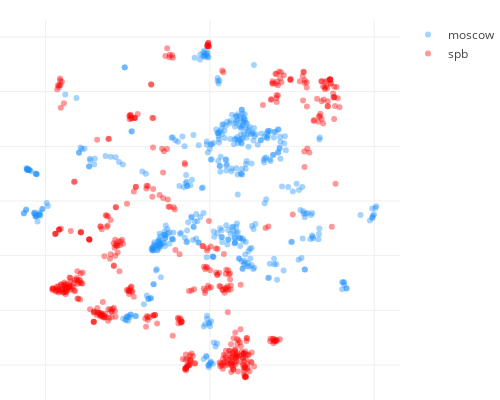

The code cell stored with this chart in its notebook:
### Code cell
cn = Counter()
for loc in list(data1.keys()):
    for photo in data1[loc]:
        for category, val in data1[loc][photo]['categories'].items():
            cn[category] += float(val)
            
all_tags = list(cn.keys())

all_tags.remove("beauty_salon")
all_tags.remove("dressing_room")

####

scenes_fn = "/Users/pavel/Sources/python/concepts/insta/cv_sandbox/photo_tagger/scenes_{}.json"


def load_json(fn):
    with open(fn, "r") as f:
        return json.load(f)


def build_tags_table(tags, scene_data):
    dd = []
    for loc in list(scene_data.keys()):
        cn = Counter()
        location_data = scene_data[loc]
        for photo in location_data:
            photo_data = scene_data[loc][photo]['categories'].items()
            for category, val in photo_data:
                cn[category] += float(val) / len(location_data)
        dd.append([loc, cn])

    dd1 = []
    for x in dd:
        dd1.append([x[0]] + [x[1][tag] for tag in tags])

    tags_table = pd.DataFrame(dd1)
    tags_table.columns=["id"] + tags
    
    return tags_table


selected_tags = get_tags('selected')

opposite_scenes = load_json(scenes_fn.format(OPPOSITE_CITY))
target_scenes = load_json(scenes_fn.format(CITY))

opposite_tags_table = build_tags_table(all_tags, opposite_scenes)
target_tags_table = build_tags_table(all_tags, target_scenes)

general_tags_table = np.vstack((target_tags_table[all_tags].values.tolist(), 
                                opposite_tags_table[all_tags].values.tolist()))

####

visual_data = TSNE().fit_transform(general_tags_table).T

####

target_path = "/Users/pavel/Sources/python/concepts/insta/photos_{}/".format(CITY)
opposite_path = "/Users/pavel/Sources/python/concepts/insta/photos_{}/".format(OPPOSITE_CITY)

loc_file_target = list(map(lambda x: x.strip().split(","), open(target_path + "loc_info.csv", "r").readlines()[1:]))
id2loc_target = {x[0]: x[1] for x in loc_file_target}

loc_file_opposite = list(map(lambda x: x.strip().split(","), open(opposite_path + "loc_info.csv", "r").readlines()[1:]))
id2loc_opposite = {x[0]: x[1] for x in loc_file_opposite}

labels_opposite = [id2loc_opposite[x] if x in id2loc_opposite else "_" for x in opposite_tags_table['id'].tolist() ]
labels_target = [id2loc_target[x] if x in id2loc_target else "_"  for x in target_tags_table['id'].tolist()]

####

id2city = {}

for x in opposite_tags_table['id'].tolist():
    id2city[x] = OPPOSITE_CITY
    
for x in target_tags_table['id'].tolist():
    id2city[x] = CITY
    
####

def closest_node(node, nodes):
    nodes = np.asarray(nodes)
    dist_2 = np.sum((nodes - node)**2, axis=1)
    return np.argsort(dist_2)

vis_list = list(visual_data.T)
all_ids = target_tags_table['id'].tolist() + opposite_tags_table['id'].tolist()
s = []

indexes_target,indexes_opposite,indexes_other = [], [], []
for j in range(len(visual_data[0])):
    xc, yc = visual_data[0, j], visual_data[1, j]
    
    f_v = vis_list[:j]+vis_list[j+1:]
    cn = closest_node((xc, yc), f_v)[:10]

    curr_city = id2city[all_ids[j]]
    nb = [id2city[all_ids[x]] for x in cn]
    if nb.count(curr_city) / len(nb) > 0.7:
        if curr_city == CITY:
            indexes_target.append(j)
        elif curr_city == OPPOSITE_CITY:   
            indexes_opposite.append(j)
    else:   
        indexes_other.append(j)

###

colors = np.array(['dodgerblue'] * target_tags_table.shape[0] + 
                  ['red'] * opposite_tags_table.shape[0])

for j in indexes_other:
    colors[j] = 'aliceblue'

labels = np.array(labels_target + labels_opposite)

####

def create_scatter(x, y, colors, labels, name):
    return go.Scatter(x=x, y=y,
                      mode='markers',
                      hoverinfo='text',
                      text=labels,
                      name=name,
                      marker=dict(opacity=MARKER_OPACITY, 
                                   color=colors))
####

MARKER_OPACITY = 0.4

data = [create_scatter(np.array(visual_data[0])[indexes_target],
                       np.array(visual_data[1])[indexes_target],
                       colors[indexes_target], labels[indexes_target],
                       CITY),
        create_scatter(np.array(visual_data[0])[indexes_opposite],
                       np.array(visual_data[1])[indexes_opposite],
                       colors[indexes_opposite], labels[indexes_opposite],
                       OPPOSITE_CITY),
        # for debug
        #create_scatter(np.array(visual_data[0])[indexes_other],
        #               np.array(visual_data[1])[indexes_other],
        #               colors[indexes_other], labels[indexes_other],
        #               "other")
       ]

MARGIN = dict(l=0, r=30, b=0, t=20)
PLOT_HEIGHT = 400
PLOT_WIDTH = 500

axis_style = dict(showticklabels=False, zeroline=False)
layout = go.Layout(height=PLOT_HEIGHT, width=PLOT_WIDTH,
                    margin=MARGIN, hovermode='closest',
                    xaxis=axis_style, yaxis=axis_style)

fig = go.Figure(data=data, layout=layout)

py.iplot(fig, show_link=False)

### Figure 1 — Plotly figure (JSON) as saved in the notebook; plotly's stock layout.template omitted (floating-point values rounded to 4 significant figures; data arrays with more than 128 entries replaced by an {"elided": "..."} marker saying what was removed)
{"data": [{"hoverinfo": "text", "marker": {"color": {"elided": "459 str values"}, "opacity": 0.4}, "mode": "markers", "name": "moscow", "text": {"elided": "459 str values"}, "type": "scatter", "uid": "e06cd0fe-fbc0-11e8-8276-3c15c2cf2370", "x": {"elided": "459 float values"}, "y": {"elided": "459 float values"}}, {"hoverinfo": "text", "marker": {"color": {"elided": "508 str values"}, "opacity": 0.4}, "mode": "markers", "name": "spb", "text": {"elided": "508 str values"}, "type": "scatter", "uid": "e06cd31a-fbc0-11e8-92a5-3c15c2cf2370", "x": {"elided": "508 float values"}, "y": {"elided": "508 float values"}}], "layout": {"height": 400, "hovermode": "closest", "margin": {"b": 0, "l": 0, "r": 30, "t": 20}, "width": 500, "xaxis": {"showticklabels": false, "zeroline": false}, "yaxis": {"showticklabels": false, "zeroline": false}}}
